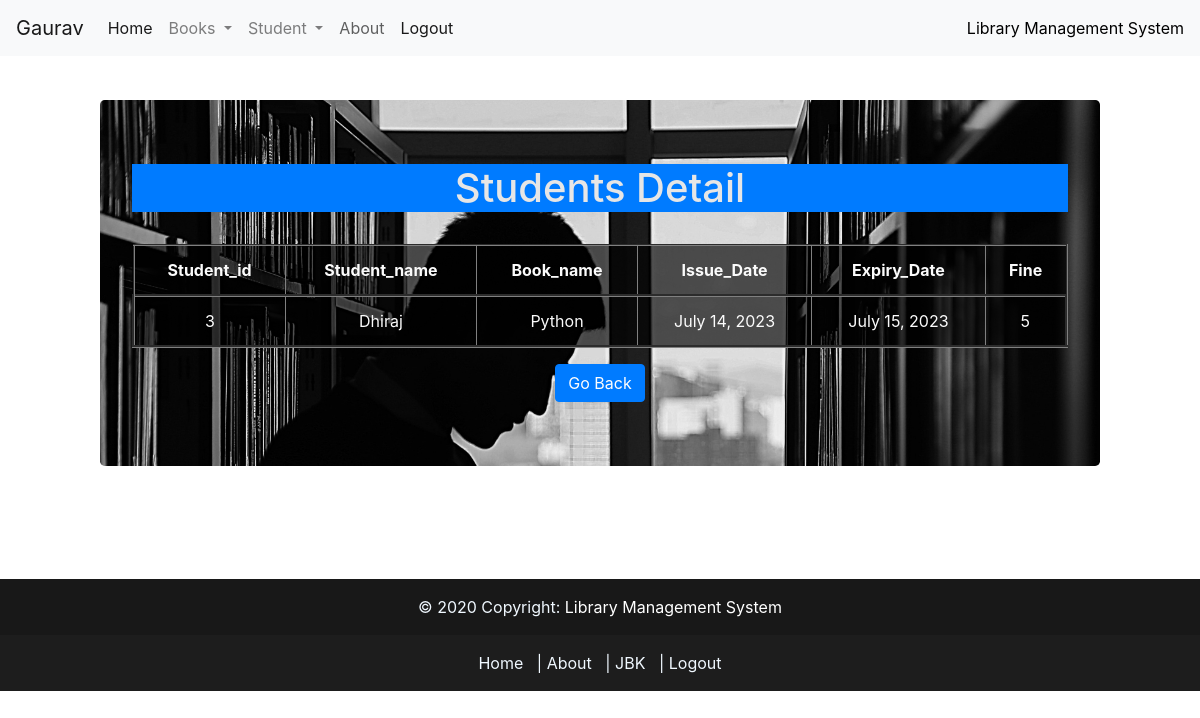
/display_iss_b/3 (signed in), run on the app's committed database.
### library_app/models.py (models this page shows)
class i_b_data(models.Model):
    s_id = models.IntegerField()
    s_name = models.CharField(max_length=25)
    b_name = models.CharField(max_length=25)
    Iss_Date=models.DateField(max_length=25)
    exp_date = models.DateField(max_length=25,null=True)
    Fine = models.IntegerField(null=True)

### library_app/views.py (the view)
# urls.py: path('display_iss_b/<int:s_id>', display_iss_b),
@login_required(login_url='/signin/')
def display_iss_b(request,s_id):
    data = i_b_data.objects.filter(s_id=s_id)
    for i in data :
        l = str((i.exp_date)).split('-')
        if (date.today() > date(int(l[0]),int(l[1]),int(l[2])) )  :
            i.Fine = int(str(date.today() - date(int(l[0]),int(l[1]),int(l[2])))[:2]) * 5
            i.save()
        else:
            i.Fine = 0
            i.save()
    return render(request,'library_app/accept_data.html',{'data':data})

### library_app/templates/library_app/accept_data.html (shortened to what this page needs)
<!DOCTYPE html>
<html lang="en">
<head>
    {% load static %}
    <link rel="stylesheet" href="{% static 'css/display.css' %}">
    {% include "library_app/base.html" %}
</head>
<body >
    {% include "library_app/navbar.html" %}
      <br>
      <div class='jbt1'>
      <div class="jumbotron" id="jbt" >
        <h1 id="a" class="bg-primary">Students Detail</h1>
        <br>
        <div class="table-responsive">
          {% if user.is_superuser == 1 %}
          <table class="table" id="t" border="2px">
            <thead>
              <tr>
                <th class="th-lg">Student_id</th>
                <th class="th-lg">Student_name</th>
                <th class="th-lg">Book_name</th>
                <th class="th-lg">Issue_Date</th>
                  <th class="th-lg">Expiry_Date</th>
                  <th class="th-lg">Fine</th>
              </tr>
            </thead>
            <tbody>
              {% for i in data %}
              <tr class="tr">
               <td>{{i.s_id}}</td>
               <td>{{i.s_name}}</td>
               <td>{{i.b_name}}</td>
               <td>{{i.Iss_Date}}</td>
               <td>{{i.exp_date}}</td>
               <td>{{i.Fine}}</td>
              </tr>
              {% endfor %}
          </table>
            {% endif %}
          </div>
            <span class="lead" >
              <a href="/index/" class="btn btn-primary " style="color: rgb(253, 253, 253); text-decoration: none; ">Go Back</a>
              </span>
            </div>
      </div>
    {% include "library_app/footer.html" %}
</body>
</html>

### library_app/templates/library_app/navbar.html (shortened to what this page needs)
<!DOCTYPE html>
<html lang="en">
<head>
</head>
<body>
  {% if user.is_superuser == 1 %}
  <nav class="navbar navbar-expand-lg navbar-light bg-light ">
    <a class="navbar-brand" href="#">{{request.user}}</a>
    <div class="collapse navbar-collapse" id="navbarNavDropdown">
      <ul class="navbar-nav">
        <li class="nav-item active">
          <a class="nav-link" href="/index/">Home <span class="sr-only">(current)</span></a>
        </li>
          <li class="nav-item dropdown">
            <a class="nav-link dropdown-toggle" href="#" id="navbarDropdownMenuLink" data-toggle="dropdown" aria-haspopup="true" aria-expanded="false">
            Books
            </a>
            <li class="nav-item dropdown">
              <a class="nav-link dropdown-toggle" href="#" id="navbarDropdownMenuLink" data-toggle="dropdown" aria-haspopup="true" aria-expanded="false">
              Student
              </a>
        <li class="nav-item dropdown">
                       <li>
<a role="button" class="nav-link" data-toggle="modal" href="#exampleModal" style=" border: none; color: rgba(0, 0, 0, 0.619);">
About
</a>
<li class="nav-item active">
<a class="nav-link" href="/logout/">Logout <span class="sr-only">(current)</span></a>
</li>
</li>
          </ul>
        </div>
        <span class="navbar-text" id="lib">
          Library Management System
          </span>
      </nav>
  {% endif %}
</body>
</html>

### library_app/static/css/display.css (style rules this page uses)
#jbt { text-align: center; background-repeat: no-repeat; background-size: cover; }
div.jbt1 { padding: 20px 100px 20px 100px; }
#lib { color: black; }
#a { color: rgb(230, 230, 230); }
#t { color: rgb(251, 251, 251); background-color: rgba(0, 0, 0, 0.664); }
.tr { border-color: rgb(0, 0, 0),red,black; border-style: groove; }

### data on the page
i_b_data: s_id "3", s_name "Dhiraj", b_name "Python", Iss_Date "July 14, 2023", exp_date "July 15, 2023", Fine "5"

### other printed values
{{ request.user }} "Gaurav"
